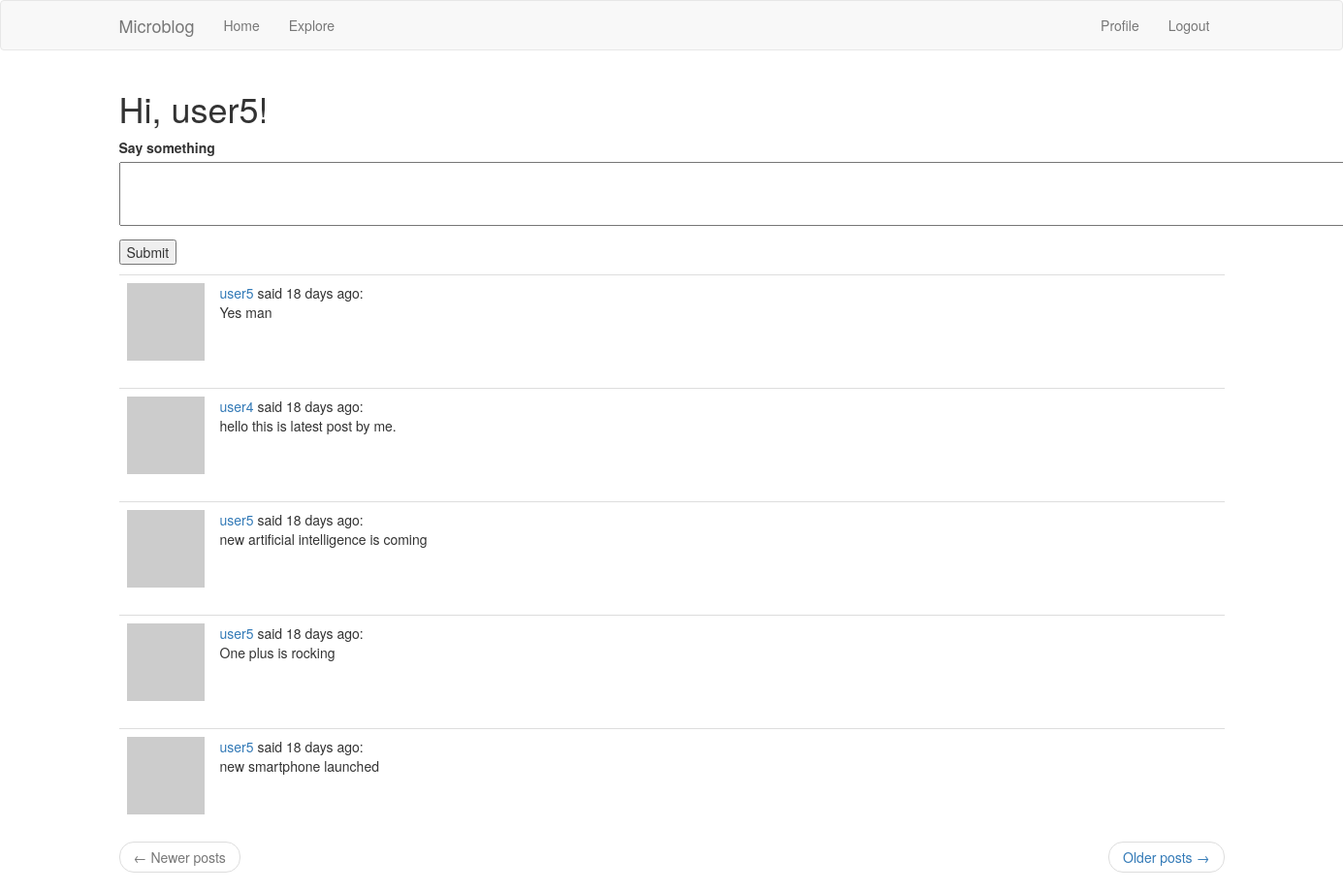
The page /index (signed in) on the database its author committed.
### app/models.py (models this page shows, shortened)
class User(UserMixin, db.Model):
    id = db.Column(db.Integer, primary_key=True)
    username = db.Column(db.String(64), index=True, unique=True)
    email = db.Column(db.String(120), index=True, unique=True)
    password_hash = db.Column(db.String(128))
    posts = db.relationship('Post', backref='author', lazy='dynamic')
    about_me = db.Column(db.String(140))
    last_seen = db.Column(db.DateTime, default=datetime.utcnow)
    followed = db.relationship(
        'User', secondary=followers,
        primaryjoin=(followers.c.follower_id == id),
        secondaryjoin=(followers.c.followed_id == id),
        backref=db.backref('followers', lazy='dynamic'), lazy='dynamic')
    def avatar(self, size):
        digest = md5(self.email.lower().encode('utf-8')).hexdigest()
        return 'https://www.gravatar.com/avatar/{}?d=identicon&s={}'.format(
            digest, size)
    def followed_posts(self):
        followed = Post.query.join(
            followers, (followers.c.followed_id == Post.user_id)).filter(
                followers.c.follower_id == self.id)
        own = Post.query.filter_by(user_id=self.id)
        return followed.union(own).order_by(Post.timestamp.desc())

class Post(db.Model):
    id = db.Column(db.Integer, primary_key=True)
    body = db.Column(db.String(140))
    timestamp = db.Column(db.DateTime, index=True, default=datetime.utcnow)
    user_id = db.Column(db.Integer, db.ForeignKey('user.id'))

### app/routes.py (the view)
@app.route('/', methods=['GET', 'POST'])
@app.route('/index', methods=['GET', 'POST'])
@login_required
def index():
    form = PostForm()
    if form.validate_on_submit():
        post = Post(body=form.post.data, author=current_user)
        db.session.add(post)
        db.session.commit()
        flash('Your post is now live!')
        return redirect(url_for('index'))
    page = request.args.get('page', 1, type=int)
    posts = current_user.followed_posts().paginate(
        page, app.config['POSTS_PER_PAGE'], False)
    next_url = url_for('index', page=posts.next_num) \
        if posts.has_next else None
    prev_url = url_for('index', page=posts.prev_num) \
        if posts.has_prev else None
    return render_template('index.html', title='Home', form=form,
                           posts=posts.items, next_url=next_url,
                           prev_url=prev_url)

### app/forms.py
class PostForm(FlaskForm):
    post = TextAreaField('Say something', validators=[
        DataRequired(), Length(min=1, max=140)])
    submit = SubmitField('Submit')

### app/models.py (called while the page is built)
@login.user_loader
def load_user(id):
    return User.query.get(int(id))

### app/routes.py (called while the page is built)
@app.before_request
def before_request():
    if current_user.is_authenticated:
        current_user.last_seen = datetime.utcnow()
        db.session.commit()

### app/templates/index.html (shortened to what this page needs)
{% extends "base.html" %}
{% block app_content %}
    <h1>Hi, {{ current_user.username }}!</h1>
    {% if form %}
        <form action="" method="post">
            <p>
                {{ form.post.label }}<br>
                {{ form.post(cols=177, rows=3) }}<br>
            </p>
            <p>{{ form.submit() }}</p>
        </form>
    {% endif %}
    {% for post in posts %}
        {% include '_post.html' %}
    {% endfor %}
    <nav aria-label="...">
        <ul class="pager">
            <li class="previous{% if not prev_url %} disabled{% endif %}">
                <a href="{{ prev_url or '#' }}">
                    <span aria-hidden="true">&larr;</span> Newer posts
                </a>
            </li>
            <li class="next{% if not next_url %} disabled{% endif %}">
                <a href="{{ next_url or '#' }}">
                    Older posts <span aria-hidden="true">&rarr;</span>
                </a>
            </li>
        </ul>
    </nav>
{% endblock %}

### app/templates/base.html (shortened to what this page needs)
{% extends 'bootstrap/base.html' %}
{% block navbar %}
  <nav class="navbar navbar-default">
    <div class="container">
      <div class="navbar-header">
        <a class="navbar-brand" href="{{ url_for('index') }}">Microblog</a>
      </div>
      <div class="collapse navbar-collapse" id="bs-example-navbar-collapse-1">
        <ul class="nav navbar-nav">
            <li><a href="{{ url_for('index') }}">{{ 'Home' }}</a></li>
            <li><a href="{{ url_for('explore') }}">{{ 'Explore' }}</a></li>
        </ul>
        <ul class="nav navbar-nav navbar-right">
          {% if current_user.is_anonymous %}
          <li><a href="{{ url_for('login') }}">{{ 'Login' }}</a></li>
          {% else %}
          <li><a href="{{ url_for('user', username=current_user.username) }}">{{ 'Profile' }}</a></li>
          <li><a href="{{ url_for('logout') }}">{{ 'Logout' }}</a></li>
          {% endif %}
        </ul>
      </div>
    </div>
  </nav>
{% endblock %}
{% block content %}
    <div class="container">
        {% block app_content %}{% endblock %}
    </div>
{% endblock %}

### app/templates/_post.html
<table class="table table-hover">
    <tr>
        <td width="70px">
            <a href="{{ url_for('user', username=post.author.username) }}">
                <img src="{{ post.author.avatar(70) }}" />
            </a>
        </td>
        <td>
            <a href="{{ url_for('user', username=post.author.username) }}">
                {{ post.author.username }}
            </a>
            said {{ moment(post.timestamp).fromNow() }}:
            <br>
            {{ post.body }}
        </td>
    </tr>
</table>

### rows shown on the page
User: username "user5"
Post: author.username "user5", timestamp "18 days ago", body "Yes man"
Post: author.username "user4", timestamp "18 days ago", body "hello this is latest post by me."
Post: author.username "user5", timestamp "18 days ago", body "new artificial intelligence is coming"
Post: author.username "user5", timestamp "18 days ago", body "One plus is rocking"
Post: author.username "user5", timestamp "18 days ago", body "new smartphone launched"

### other values the page prints
{{ 'Home' }} "Home"
{{ 'Explore' }} "Explore"
{{ 'Profile' }} "Profile"
{{ 'Logout' }} "Logout"
